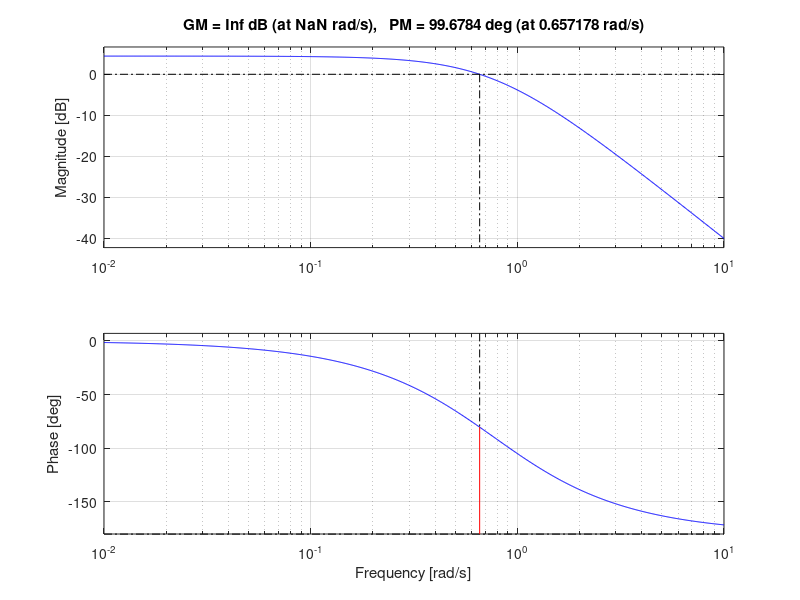

Here is the MATLAB script that generated this plot: (Note: this script raises an error after producing the figure.)
clear, close all, clc;

%% In-Lecture Exercise: DC motor control
% Lecture 10 and 11

% The same DC machine as in the "optimal" design project is used.

Ra = 1;
La = 1;
Km = 0.1;
Ka = 0.1;
J = 0.1;
B = 0.05;

% Input is terminal voltage (Vi) and output is rotational speed (omega).

%% 1) Design an analog and a digital (T = 0.1 s) PI controller for the
% machine so the phase margin, PM = 50 degrees. Simulate in Simulink!
% What is the bandwidth of the system?

T = 0.1;

% State-space matrices for the DC motor
A = [-Ra/La -Ka/La; Ka/J -B/J];
B = [1/La;0];
C = [0 1]; 
D = 0;

% Transfer function of DC motor
[num, den] = ss2tf(A, B, C, D);
Gs = tf(num,den)
figure(1)
margin(Gs)

% Analog PI controller
Kp = 2.95;
Ki = 1;
omega_i = bandwidth(Gs)/10; % NOTE: SHOULD NOT BE FROM BANDWIDTH.
% INSTEAD PLOT PI AND FIND THE PHASE AT WHICH PI - INTEGRATOR - PM = 180
tau_i = 1/omega_i;
D_analog = tf(Kp*Ki*[tau_i 1], [tau_i 0]);
figure(2)
margin(D_analog*Gs)


% Digital PI controller
Gz = c2d(Gs, T);
Gw = d2c(Gz, 'Tustin');

Kp_z = 2.55;
Ki_z = 1;
omega_i_z = bandwidth(Gw)/10; % NOTE: SHOULD NOT BE FROM BANDWIDTH.
% INSTEAD PLOT PI AND FIND THE PHASE AT WHICH PI - INTEGRATOR - PM = 180
tau_i_z = 1/omega_i_z;
D_digital_w = tf(Kp_z*Ki_z*[tau_i_z 1], [tau_i_z 0]);
figure(3)
margin(D_digital_w*Gw)

D_digital_z = c2d(D_digital_w, T);


%% 2) Design a pole-placement PID, so the settling time is t_s = 2 s.
% Simulate in Simulink!
% What is the bandwidth of the system?
t_s = 2; % [s]

% The plant is a second order system. Adding a PID would make it a 4th.
n = 3;

% The closed-loop transfer function for a PID + plant is
% y/yr = ((Kp + Kds + Ki/s) B(s)/A(s)) / (1 + (Kp + Kds + Ki/s) B(s)/A(s))

% From this, the characteristic equation is found as
% alpha_c(s) = A(s)s + (Kps + Kds^2 + Ki) B(s)

% Which is to be compared with
% alpha_c(s) = (s-sp)^4

% The poles are placed on top of each other, using the equation:
s_p = (-1.5 * (n + 1)) / t_s;

% Thus
syms s
alpha_c_general = expand((s-s_p)^3);
% = s^3 + 9s^2 + 27s + 27

syms Kp Kd Ki
alpha_c_system = expand((Gs.Denominator{1,1}(1)*s^2 + Gs.Denominator{1,1}(2)*s + Gs.Denominator{1,1}(3))*s + ... 
                 (Kp*s + Kd*s^2 + Ki)*Gs.Numerator{1,1}(3));
% = s^3 + (3/2 + Kd)*s^2 + (3/5 + Kp)*s + Ki

Ki = 27;
Kp = 27 - 3/5;
Kd = 9 - 3/2;